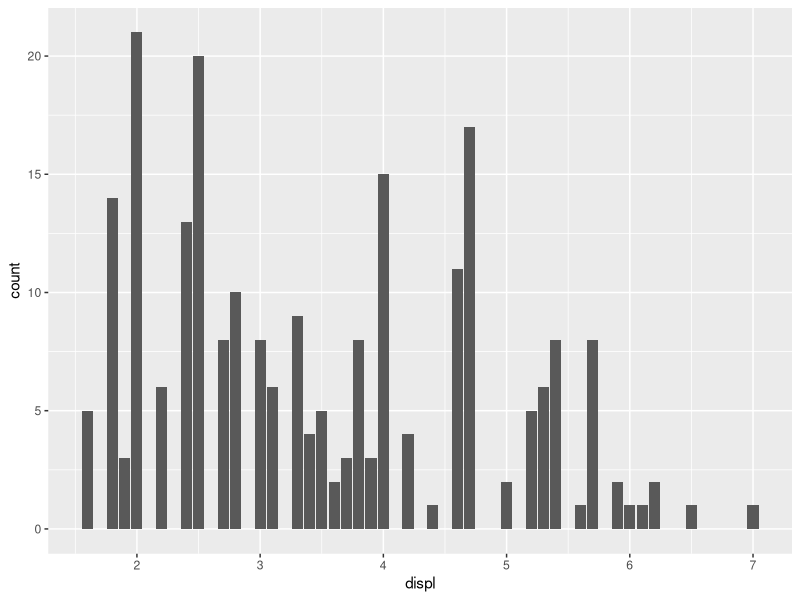
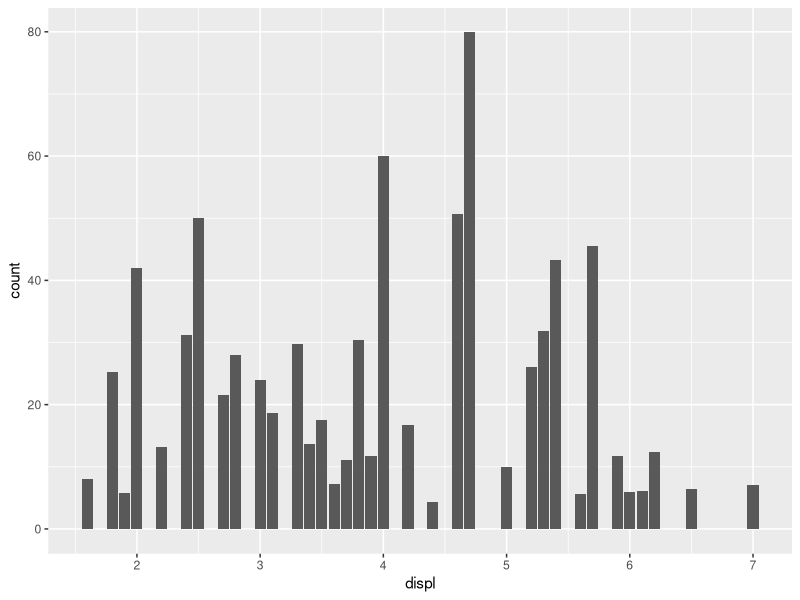
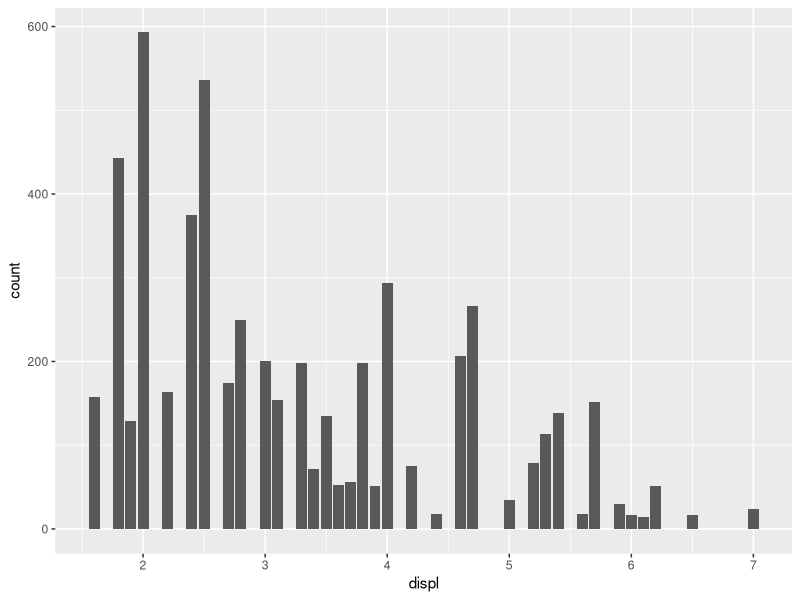
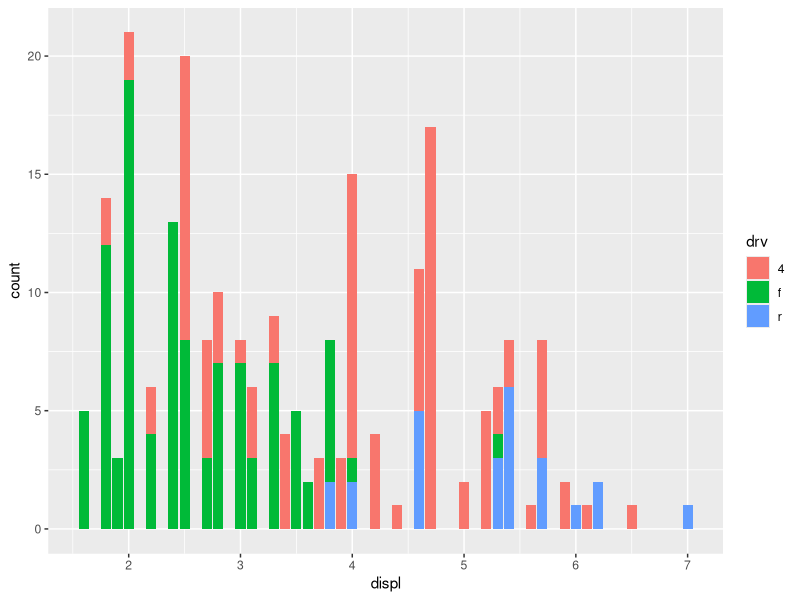
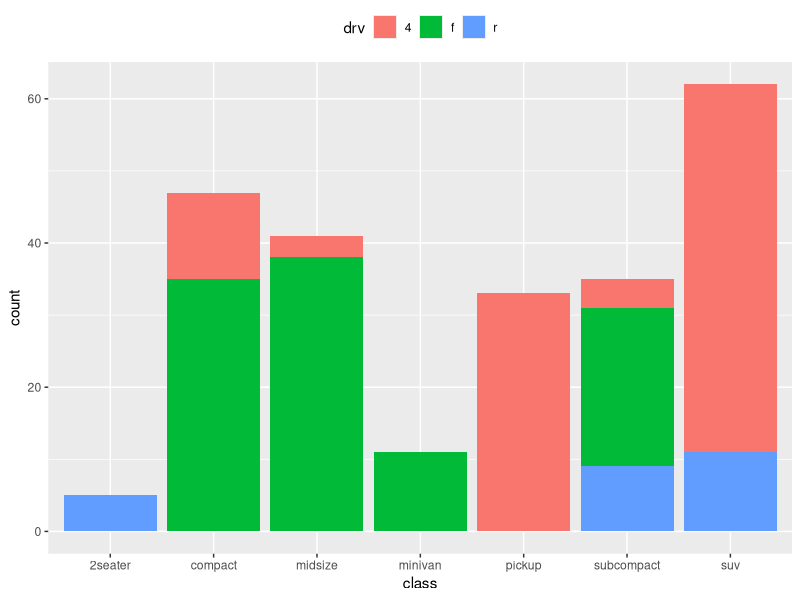

Here is the R script that generated these plots, in order:
#The purpose of the stat_count.R file is to provide examples of
#bar geom visuals.

#Reference: https://ggplot2.tidyverse.org/reference/geom_bar.html

library(tidyverse)

geo <- ggplot(mpg, aes(x = displ))
geo + stat_count()

geo + stat_count(aes(weight = displ))
geo + stat_count(aes(weight = hwy))

geo + stat_count(aes(fill = drv))

ggplot(mpg, aes(x = class)) +
    stat_count(aes(fill = drv)) +
    theme(legend.position = "top")
